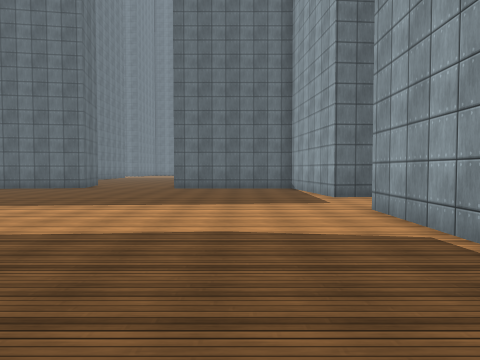
view 1 (above)

24 first-person views from a walk through a scene from a Unity 3-D project. The camera is 1.4 m above the floor, tilts 2° down and sees 75° across. The floor is counted in squares, 2 m on a side. Each view is taken from the middle of a square. On the plan, view 1 faces up. The plan holds only what a view shows up to about 10 squares ahead; the rest is blank. The place goes on beyond the plan. The player is left out. Surface patterns are stand-ins for the level's own textures.

view 2
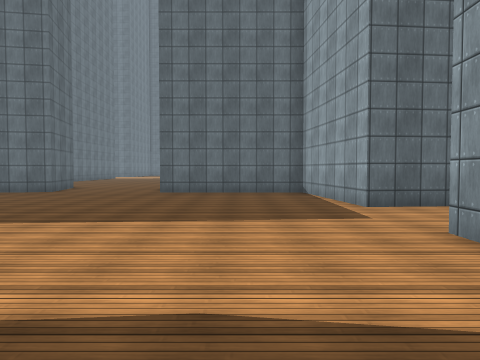

view 3
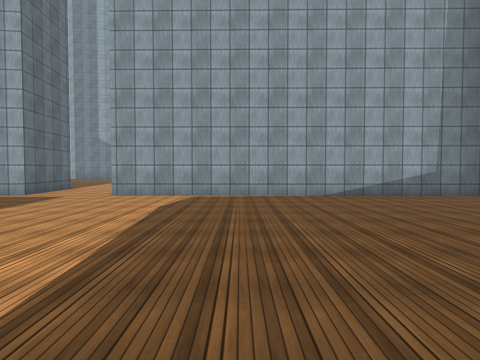

view 4
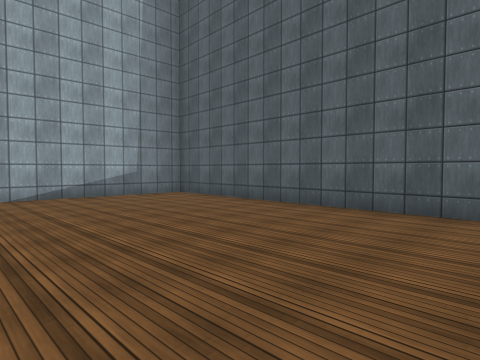

view 5
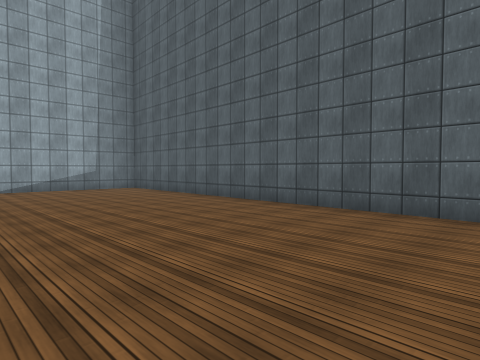

view 6
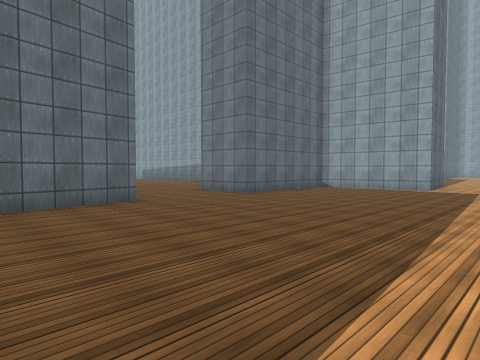

view 7
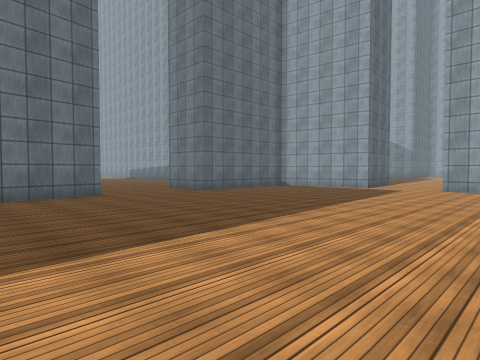

view 8
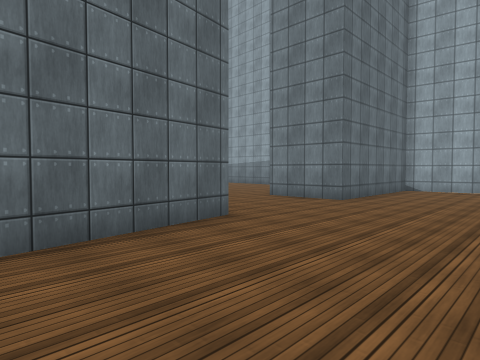

view 9
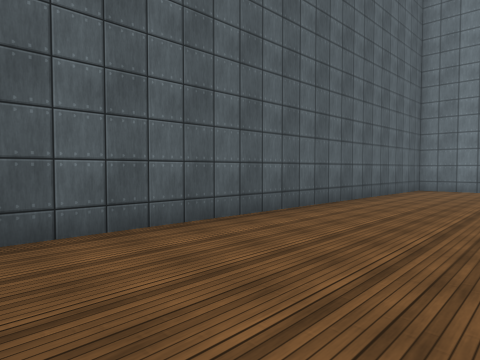

view 10
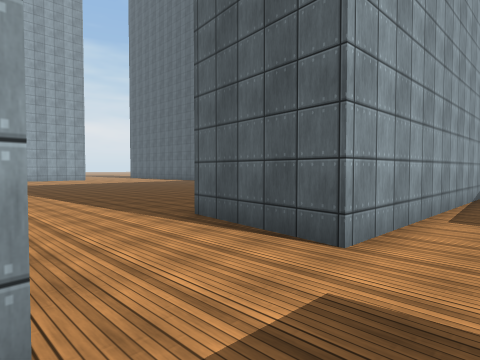

view 11
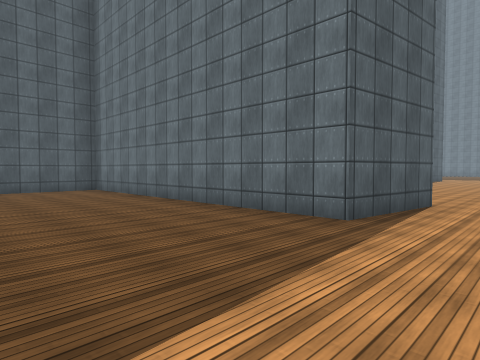

view 12
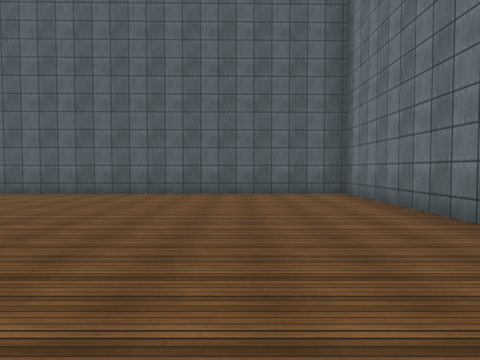

view 13
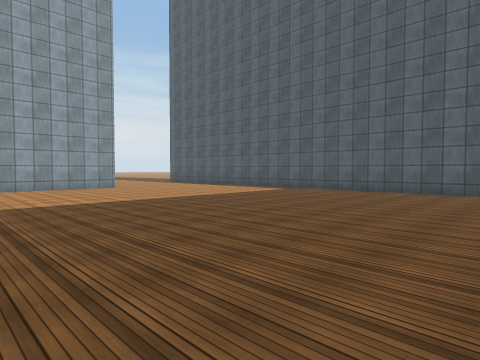

view 14
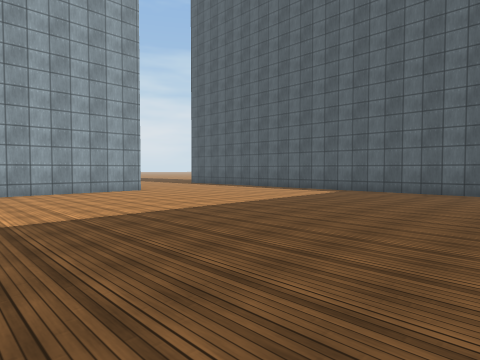

view 15
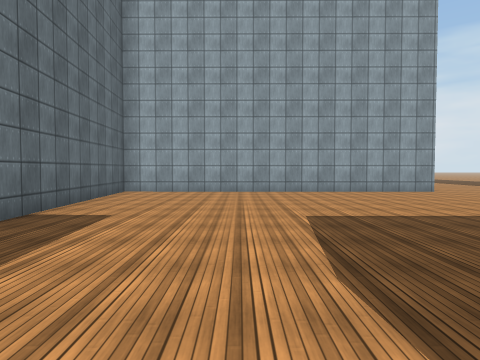

view 16
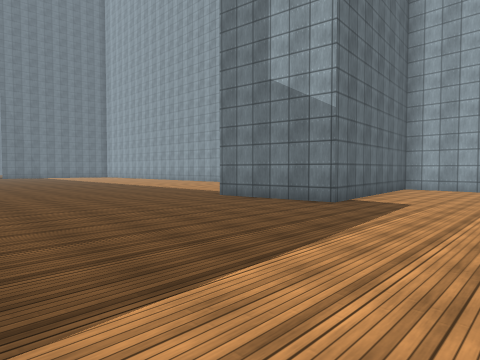

view 17
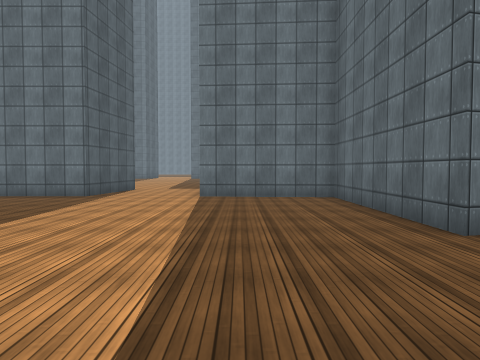

view 18
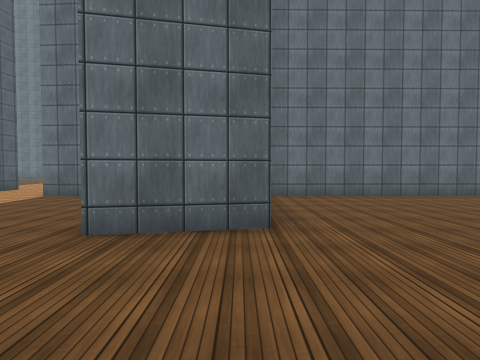

view 19
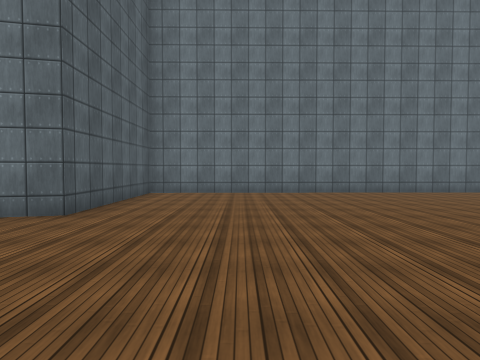

view 20
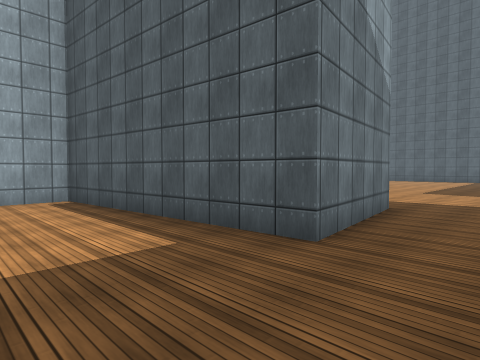

view 21
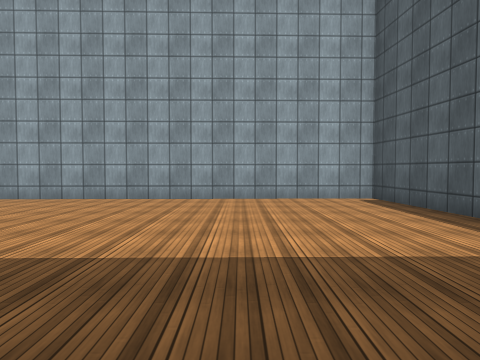

view 22
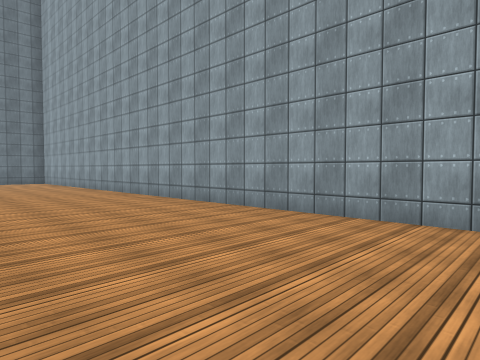

view 23
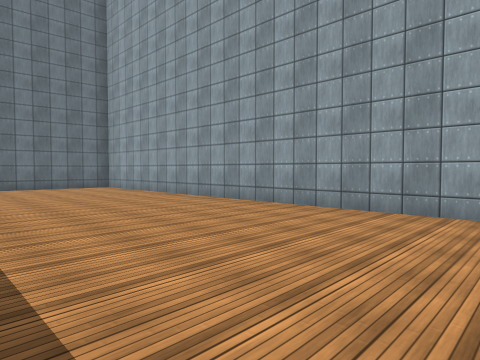

view 24
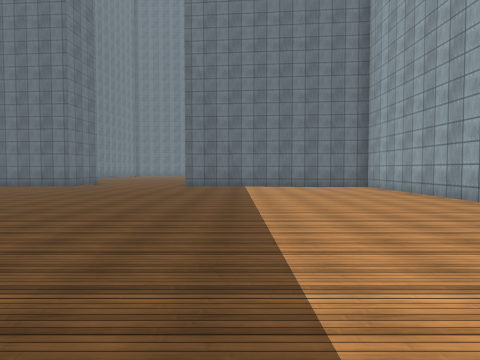

### Floor plan
Points are (right, up) in squares from view 1. A wall is a line through its corners. A room is listed if a view was taken in it or the views show most of it. See-through windows are left out.
Room 1 (views 1, 2, 3, 4, 5, 6, 7, 8, 9, 10)
walls: (2.3, 7.7) (1.9, 11.3) (-2.4, 11.3); (-9.4, -2.9) (-9.3, -4.1) (2.1, -4.5) (2.3, 5.4); (-5.7, 11.5) (-8.7, 11.1)
ways out: opening at (2.5, 6.5) to room 2; opening at (-4, 12)
Room 2 (views 11, 12, 13, 14, 15, 16, 17, 18, 19, 20, 21, 22, 23, 24)
walls: (4, 7.9) (2.3, 7.7); (4.7, 23.2) (4.8, 13.4) (9.3, 13.4) (9.7, 11.3) (5.3, 11.3) (5, 7.9); (2.3, 5.4) (5, 5) (5, -3.9) (16.4, -3.8); (21.8, 1) (21.5, 10.6) (16, 10.2) (15.6, 13.4) (21.4, 13.8) (21, 32)
ways out: opening at (2.5, 6.5) to room 1

Positions as (right, up) in squares from view 1, and headings:
1: (0, 0), facing up
2: (0, 2), facing up
3: (-6, 2), facing right
4: (-6, 1), facing down-right
5: (-9, 1), facing down-right
6: (-9, 5), facing up-right
7: (-9, 3), facing up-right
8: (-9, 8), facing up-right
9: (2, -1), facing down-left
10: (1, 8), facing down-right
11: (9, 7), facing down-left
12: (8, 5), facing down
13: (10, 6), facing down-right
14: (12, 6), facing down-right
15: (12, 7), facing right
16: (10, 7), facing up-right
17: (13, 9), facing left
18: (13, 13), facing left
19: (14, 16), facing left
20: (14, 16), facing down-right
21: (14, 17), facing right
22: (17, 17), facing up-right
23: (16, 22), facing up-right
24: (16, 22), facing up
